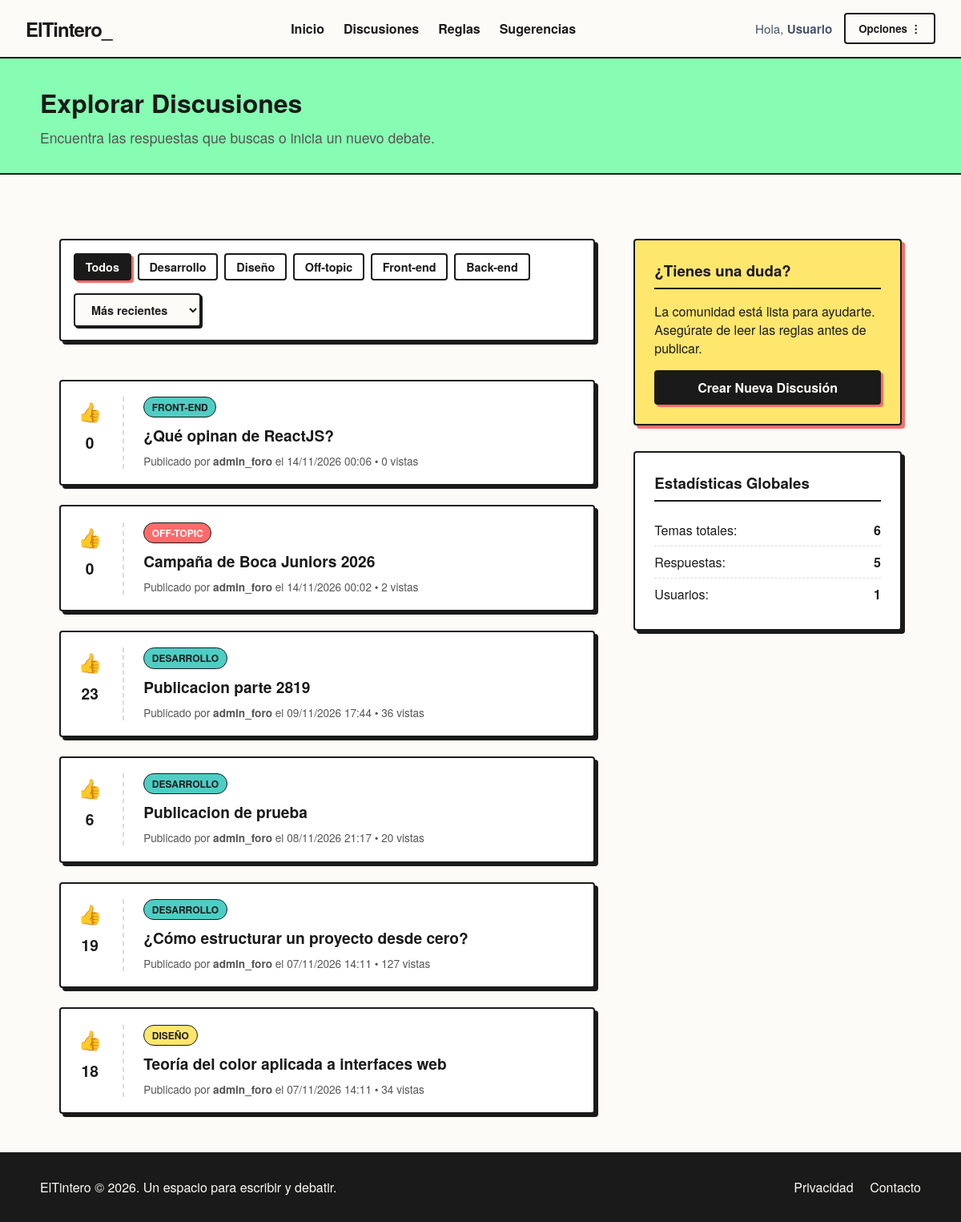
Screenshot of /paginas/discusiones.php with the database file from the repository.
### tables this page shows
CREATE TABLE `categorias` (
  `id_categoria` int NOT NULL AUTO_INCREMENT,
  `nombre` varchar(100) NOT NULL,
  `descripcion` varchar(200) NOT NULL,
  `color_etiqueta` varchar(50) NOT NULL,
  PRIMARY KEY (`id_categoria`)
);

CREATE TABLE `temas` (
  `id_tema` int NOT NULL AUTO_INCREMENT,
  `titulo` varchar(200) NOT NULL,
  `contenido` text NOT NULL,
  `id_categoria` int NOT NULL,
  `id_usuario` int NOT NULL,
  `vistas` int NOT NULL DEFAULT '0',
  `likes` int NOT NULL DEFAULT '0',
  `fecha_creacion` datetime NOT NULL,
  PRIMARY KEY (`id_tema`),
  KEY `fk_temas_categorias` (`id_categoria`),
  KEY `fk_temas_usuarios` (`id_usuario`),
  CONSTRAINT `fk_temas_categorias` FOREIGN KEY (`id_categoria`) REFERENCES `categorias` (`id_categoria`),
  CONSTRAINT `fk_temas_usuarios` FOREIGN KEY (`id_usuario`) REFERENCES `usuarios` (`id_usuario`)
);

CREATE TABLE `usuarios` (
  `id_usuario` int NOT NULL AUTO_INCREMENT,
  `username` varchar(100) NOT NULL,
  `email` varchar(150) NOT NULL,
  `contraseña` varchar(250) NOT NULL,
  `rol` varchar(20) NOT NULL DEFAULT 'usuario',
  `esta_baneado` tinyint NOT NULL DEFAULT '0',
  `fecha_registro` datetime NOT NULL,
  PRIMARY KEY (`id_usuario`)
);

### componentes/filtrado_discusiones.php (called while the page is built, shortened)
<?php
    require_once __DIR__ . '/../conexion.php';
     $sql_discusiones = "SELECT
        temas.*,
        usuarios.username,
        categorias.nombre AS nombre_categoria,
        categorias.color_etiqueta
        FROM temas
        INNER JOIN usuarios ON temas.id_usuario = usuarios.id_usuario
        INNER JOIN categorias on temas.id_categoria = categorias.id_categoria
    ";
    $filtro = isset($_GET['filtro']) ? $_GET['filtro'] : 'recientes';
    if($filtro === 'likes'){
        $sql_discusiones .= " ORDER BY temas.likes DESC, temas.fecha_creacion DESC";
    }else{
        $sql_discusiones .= " ORDER BY temas.fecha_creacion DESC";
    }
    $stmt_discusiones = mysqli_prepare($conexion, $sql_discusiones);
    mysqli_stmt_execute($stmt_discusiones);
    $resultado_discusiones = mysqli_stmt_get_result($stmt_discusiones);
?>

### paginas/discusiones.php (the view, shortened to what this page needs)
 <?php
    require_once '../conexion.php';
    require_once '../componentes/filtrado_discusiones.php';
    $sql_respuestas = 'SELECT * FROM respuestas';
    $sql_usuarios = 'SELECT username FROM usuarios';
    $sql_categorias = 'SELECT nombre, id_categoria FROM categorias';
    $resultado_respuestas = mysqli_query($conexion, $sql_respuestas);
    $resultado_usuarios = mysqli_query($conexion, $sql_usuarios);
    $resultado_categorias = mysqli_query($conexion, $sql_categorias);
?>
<!DOCTYPE html>
<html lang="en">
<head>
    <link rel="stylesheet" href="../css/estilos.css">
    <link rel="stylesheet" href="../css/discusiones.css">
</head>
<body>
    <?php
        include_once '../componentes/nav.php'
    ?>
    <div class="page-header">
        <div class="page-header-content">
            <h1>Explorar Discusiones</h1>
            <p>Encuentra las respuestas que buscas o inicia un nuevo debate.</p>
        </div>
    </div>
    <div class="container">
        <main class="foro-main">
            <div class="filtros-bar">
                <div class="filtros-grupo">
                    <a class="btn <?=!isset($_GET['id_categoria']) ? 'btn-solid' : 'btn-ghost'?> btn-sm" href="./discusiones.php">Todos</a>
                    <?php
                        while($respuesta = mysqli_fetch_assoc($resultado_categorias)){
                            ?>
                            <a href="./discusiones.php?id_categoria=<?=$respuesta['id_categoria']?>" class="btn <?=(isset($_GET['id_categoria']) && (int) $_GET['id_categoria'] == $respuesta['id_categoria'] ? 'btn-solid' : 'btn-ghost')?> btn-sm"><?=htmlspecialchars($respuesta['nombre'])?></a>
                            <?php
                        }
                    ?>
                </div>
                <div class="orden-grupo">
                    <form action="./discusiones.php" method="GET">
                        <select class="select-brutal" name="filtro" onchange="this.form.submit()">
                            <option value="recientes" <?=(isset($_GET['filtro']) && $_GET['filtro'] === 'recientes' ? 'selected' : '')?>>Más recientes</option>
                        </select>
                    </form>
                </div>
            </div>
            <div class="lista-temas">
                <?php
                    while ($discusion = mysqli_fetch_assoc($resultado_discusiones)){
                    ?>
                        <article class="card-tema">
                            <div class="tema-votos">
                                <p class="btn-voto">👍</p>
                                <span><?= $discusion['likes'] ?></span>
                            </div>
                            <div class="tema-contenido">
                                <span class="etiqueta <?=htmlspecialchars($discusion['color_etiqueta'])?>"><?=htmlspecialchars($discusion['nombre_categoria'])?></span>
                                <h2><a href="./tema.php?id=<?=$discusion['id_tema']?>"><?= htmlspecialchars($discusion['titulo'])?></a></h2>
                                <p class="tema-meta">Publicado por <strong><?= htmlspecialchars($discusion['username'])?></strong> el <?=date('d/m/Y H:i', strtotime($discusion['fecha_creacion'])) ?> • <?=$discusion['vistas']?> vistas</p>
                            </div>
                        </article>
                        <?php
                    }
                ?>
        </main>
        <aside class="foro-sidebar">
            <div class="card-sidebar card-destacada">
                <h3>¿Tienes una duda?</h3>
                <p>La comunidad está lista para ayudarte. Asegúrate de leer las reglas antes de publicar.</p>
                <a href="./formularioDiscusion.php" class="btn btn-solid btn-full">Crear Nueva Discusión</a>
            </div>
            <div class="card-sidebar">
                <h3>Estadísticas Globales</h3>
                <ul class="stats-list">
                    <li>Temas totales: <strong><?=mysqli_num_rows($resultado_discusiones)?></strong></li>
                    <li>Respuestas: <strong><?=mysqli_num_rows($resultado_respuestas)?></strong></li>
                    <li>Usuarios: <strong><?=mysqli_num_rows($resultado_usuarios)?></strong></li>
                </ul>
            </div>
        </aside>
    </div>
    <?php
        include_once '../componentes/footer.php'
    ?>
</body>
</html>

### componentes/nav.php (shortened to what this page needs)
<nav class="site-nav">
    <div class="nav-brand">
        <a href="/Cugliari_Santiago_2doParcial_PW2/index.php">ElTintero_</a>
    </div>
    <div class="nav-links">
        <a href="/Cugliari_Santiago_2doParcial_PW2/index.php" class="nav-item">Inicio</a>
        <a href="/Cugliari_Santiago_2doParcial_PW2/paginas/discusiones.php" class="nav-item">Discusiones</a>
        <a href="/Cugliari_Santiago_2doParcial_PW2/paginas/reglas.php" class="nav-item">Reglas</a>
        <a href="/Cugliari_Santiago_2doParcial_PW2/paginas/sugerencias.php" class="nav-item">Sugerencias</a>
    </div>
    <div class="nav-acciones user-menu">
        <span class="saludo-usuario">Hola, <strong>Usuario</strong></span>
        <div class="dropdown">
            <button class="btn btn-ghost">Opciones ⋮</button>
        </div>
    </div>
</nav>

### componentes/footer.php
<footer class="site-footer">
    <div class="footer-content">
        <p>ElTintero &copy; 2026. Un espacio para escribir y debatir.</p>
        <div class="footer-links">
            <a href="#">Privacidad</a>
            <a href="#">Contacto</a>
        </div>
    </div>
</footer>

### css/estilos.css (style rules this page uses)
* { margin: 0; padding: 0; box-sizing: border-box; font-family: 'Helvetica Neue', Arial, sans-serif; }
body { background-color: #fdfbf7; color: #1a1a1a; display: flex; flex-direction: column; min-height: 100vh; }
.btn { padding: 0.5rem 1rem; font-weight: bold; text-decoration: none; border: 2px solid #1a1a1a; cursor: pointer; transition: transform 0.1s, box-shadow 0.1s; display: inline-block; border-radius: 4px; }
.btn-solid { background-color: #1a1a1a; color: #fdfbf7; box-shadow: 3px 3px 0px #ff6b6b; }
.btn-ghost { background-color: transparent; color: #1a1a1a; }
.btn-full { width: 100%; text-align: center; margin-top: 1rem; }
.site-nav { display: flex; justify-content: space-between; align-items: center; padding: 1rem 2rem; background-color: #fdfbf7; border-bottom: 2px solid #1a1a1a; }
.nav-brand a { font-size: 1.5rem; font-weight: 900; color: #1a1a1a; text-decoration: none; letter-spacing: -1px; }
.nav-links { display: flex; gap: 1.5rem; }
.nav-item { text-decoration: none; color: #1a1a1a; font-weight: 600; }
.nav-acciones { display: flex; gap: 1rem; }
.user-menu { display: flex; align-items: center; gap: 15px; }
.saludo-usuario { font-size: 0.95rem; color: #475569; }
.dropdown { position: relative; display: inline-block; }
.container { display: flex; max-width: 1100px; margin: 3rem auto; padding: 0 1.5rem; gap: 3rem; flex: 1; }
.foro-main { flex: 2; display: flex; flex-direction: column; gap: 1.5rem; }
.foro-sidebar { flex: 1; display: flex; flex-direction: column; gap: 2rem; }
.card-tema { display: flex; background-color: #fff; border: 2px solid #1a1a1a; border-radius: 4px; padding: 1.2rem; box-shadow: 4px 4px 0px #1a1a1a; transition: transform 0.2s; }
.tema-votos { display: flex; flex-direction: column; align-items: center; padding-right: 1.5rem; border-right: 2px dashed #ddd; margin-right: 1.5rem; min-width: 60px; }
.btn-voto { background: none; border: none; font-size: 1.5rem; cursor: pointer; color: #1a1a1a; }
.tema-votos span { font-size: 1.2rem; font-weight: bold; margin-top: 0.5rem; }
.tema-contenido h2 { font-size: 1.2rem; margin: 0.5rem 0; }
.tema-contenido h2 a { text-decoration: none; color: #1a1a1a; }
.tema-meta { font-size: 0.85rem; color: #555; }
.etiqueta { display: inline-block; padding: 0.2rem 0.6rem; font-size: 0.75rem; font-weight: bold; border: 1px solid #1a1a1a; border-radius: 20px; background-color: #eee; text-transform: uppercase; }
.rojo { background-color: #ff6b6b; color: #fff; }
.azul { background-color: #4ecdc4; }
.amarillo { background-color: #ffe66d; }
.card-sidebar { background-color: #fff; border: 2px solid #1a1a1a; padding: 1.5rem; border-radius: 4px; box-shadow: 4px 4px 0px #1a1a1a; }
.card-sidebar h3 { margin-bottom: 1rem; padding-bottom: 0.5rem; border-bottom: 2px solid #1a1a1a; }
.site-footer { background-color: #1a1a1a; color: #fdfbf7; padding: 2rem; margin-top: auto; }
.footer-content { max-width: 1100px; margin: 0 auto; display: flex; justify-content: space-between; align-items: center; }
.footer-links a { color: #fdfbf7; text-decoration: none; margin-left: 1rem; }

### css/discusiones.css (style rules this page uses)
.page-header { background-color: #86fdb2; border-bottom: 2px solid #1a1a1a; padding: 2rem 1.5rem; margin-bottom: 2rem; }
.page-header-content { max-width: 1100px; margin: 0 auto; }
.page-header-content h1 { font-size: 2rem; margin-bottom: 0.5rem; }
.page-header-content p { color: #555; font-size: 1.1rem; }
.filtros-bar { display: flex; justify-content: space-between; align-items: center; background-color: #fff; border: 2px solid #1a1a1a; border-radius: 4px; padding: 1rem; margin-bottom: 1.5rem; box-shadow: 4px 4px 0px #1a1a1a; flex-wrap: wrap; gap: 1rem; }
.filtros-grupo { display: flex; gap: 0.5rem; flex-wrap: wrap; }
.btn-sm { padding: 0.3rem 0.8rem; font-size: 0.9rem; }
.select-brutal { padding: 0.5rem 1rem; border: 2px solid #1a1a1a; border-radius: 4px; background-color: #fdfbf7; font-weight: bold; font-size: 0.9rem; color: #1a1a1a; cursor: pointer; box-shadow: 2px 2px 0px #1a1a1a; outline: none; }
.lista-temas { display: flex; flex-direction: column; gap: 1.5rem; }
.card-destacada { background-color: #ffe66d; box-shadow: 4px 4px 0px #ff6b6b; }
.stats-list { list-style: none; margin-top: 1rem; }
.stats-list li { padding: 0.5rem 0; border-bottom: 1px dashed #ddd; display: flex; justify-content: space-between; }
.stats-list li:last-child { border-bottom: none; }

### rows the page displays
categorias: nombre "Desarrollo"
categorias: nombre "Diseño"
categorias: nombre "Off-topic"
categorias: nombre "Front-end"
categorias: nombre "Back-end"
temas: likes "0", id_categoria.nombre "FRONT-END", titulo "¿Qué opinan de ReactJS?", id_usuario.username "admin_foro", fecha_creacion "14/11/2026 00:06", vistas "0"
temas: likes "0", id_categoria.nombre "OFF-TOPIC", titulo "Campaña de Boca Juniors 2026", id_usuario.username "admin_foro", fecha_creacion "14/11/2026 00:02", vistas "2"
temas: likes "23", id_categoria.nombre "DESARROLLO", titulo "Publicacion parte 2819", id_usuario.username "admin_foro", fecha_creacion "09/11/2026 17:44", vistas "36"
temas: likes "6", id_categoria.nombre "DESARROLLO", titulo "Publicacion de prueba", id_usuario.username "admin_foro", fecha_creacion "08/11/2026 21:17", vistas "20"
temas: likes "19", id_categoria.nombre "DESARROLLO", titulo "¿Cómo estructurar un proyecto desde cero?", id_usuario.username "admin_foro", fecha_creacion "07/11/2026 14:11", vistas "127"
temas: likes "18", id_categoria.nombre "DISEÑO", titulo "Teoría del color aplicada a interfaces web", id_usuario.username "admin_foro", fecha_creacion "07/11/2026 14:11", vistas "34"

### other values shown
mysqli_num_rows($resultado_discusiones) "6"
mysqli_num_rows($resultado_respuestas) "5"
mysqli_num_rows($resultado_usuarios) "1"
